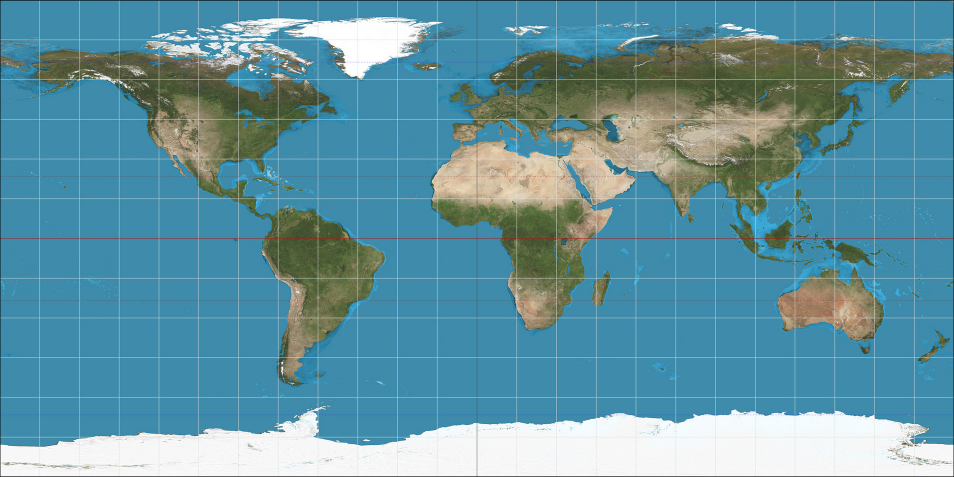
#> input picture world_map.png, 1908 x 954 px (shown at 1/2 size)
$ python resize_image.py
#> lines starting #> are read from the running program, lines starting #| are printed output that depends on the picture
from PIL import Image

image = Image.open('world_map.png')
#> image is the input picture: PIL image 1908x954 RGBA; mean R, G, B, A 98.2, 147.4, 160.8, 255
print(f"Original size : {image.size}")
#| Original size : (1908, 954)

sunset_resized = image.resize((1000, 500))
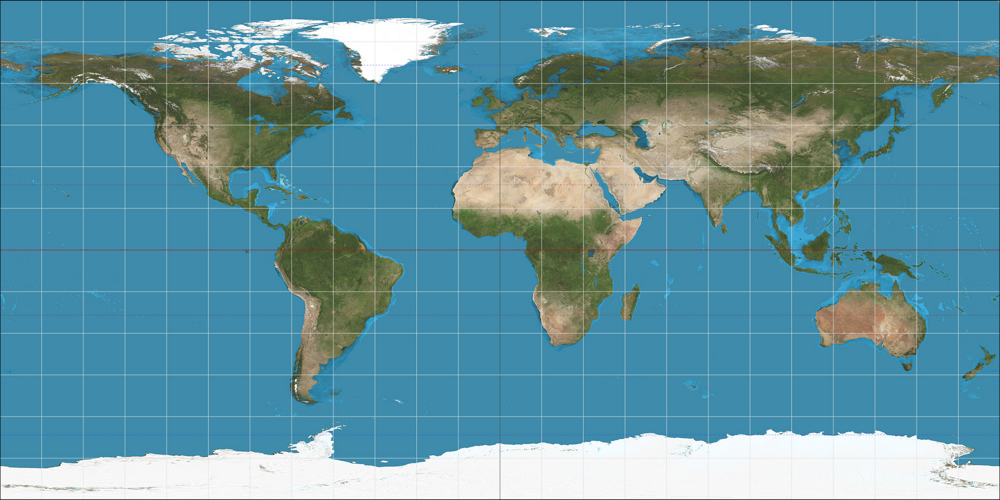
#> sunset_resized: PIL image 1000x500 RGBA; mean R, G, B, A 98.3, 147.5, 160.9, 255
sunset_resized.save('world_map_smaller.png')
